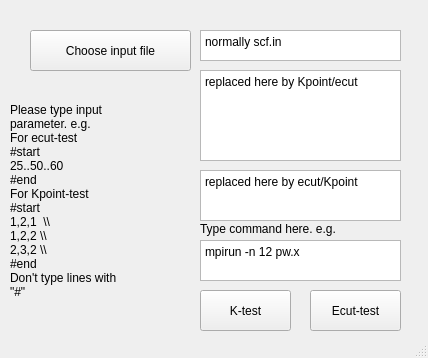
<?xml version="1.0" encoding="UTF-8"?>
<ui version="4.0">
 <class>QEtest</class>
 <widget class="QMainWindow" name="QEtest">
  <property name="geometry">
   <rect>
    <x>0</x>
    <y>0</y>
    <width>428</width>
    <height>358</height>
   </rect>
  </property>
  <property name="windowTitle">
   <string>QEtest</string>
  </property>
  <widget class="QWidget" name="centralwidget">
   <widget class="QPushButton" name="pushButton">
    <property name="geometry">
     <rect>
      <x>30</x>
      <y>30</y>
      <width>161</width>
      <height>41</height>
     </rect>
    </property>
    <property name="text">
     <string>Choose input file</string>
    </property>
   </widget>
   <widget class="QPlainTextEdit" name="plainTextEdit_2">
    <property name="geometry">
     <rect>
      <x>200</x>
      <y>70</y>
      <width>201</width>
      <height>91</height>
     </rect>
    </property>
    <property name="plainText">
     <string>replaced here by Kpoint/ecut</string>
    </property>
   </widget>
   <widget class="QPushButton" name="pushButton_2">
    <property name="geometry">
     <rect>
      <x>310</x>
      <y>290</y>
      <width>91</width>
      <height>41</height>
     </rect>
    </property>
    <property name="text">
     <string>Ecut-test</string>
    </property>
   </widget>
   <widget class="QPushButton" name="pushButton_3">
    <property name="geometry">
     <rect>
      <x>200</x>
      <y>290</y>
      <width>91</width>
      <height>41</height>
     </rect>
    </property>
    <property name="text">
     <string>K-test</string>
    </property>
   </widget>
   <widget class="QLabel" name="label">
    <property name="geometry">
     <rect>
      <x>10</x>
      <y>70</y>
      <width>181</width>
      <height>261</height>
     </rect>
    </property>
    <property name="text">
     <string>Please type input
parameter. e.g.
For ecut-test
#start
25..50..60
#end
For Kpoint-test
#start
1,2,1  \\  
1,2,2 \\  
2,3,2 \\  
#end
Don't type lines with
&quot;#&quot;</string>
    </property>
   </widget>
   <widget class="QPlainTextEdit" name="plainTextEdit_3">
    <property name="geometry">
     <rect>
      <x>200</x>
      <y>240</y>
      <width>201</width>
      <height>41</height>
     </rect>
    </property>
    <property name="plainText">
     <string>mpirun -n 12 pw.x</string>
    </property>
   </widget>
   <widget class="QLabel" name="label_2">
    <property name="geometry">
     <rect>
      <x>200</x>
      <y>220</y>
      <width>201</width>
      <height>18</height>
     </rect>
    </property>
    <property name="text">
     <string>Type command here. e.g.</string>
    </property>
   </widget>
   <widget class="QPlainTextEdit" name="plainTextEdit">
    <property name="geometry">
     <rect>
      <x>200</x>
      <y>30</y>
      <width>201</width>
      <height>31</height>
     </rect>
    </property>
    <property name="plainText">
     <string>normally scf.in</string>
    </property>
   </widget>
   <widget class="QPlainTextEdit" name="plainTextEdit_4">
    <property name="geometry">
     <rect>
      <x>200</x>
      <y>170</y>
      <width>201</width>
      <height>51</height>
     </rect>
    </property>
    <property name="plainText">
     <string>replaced here by ecut/Kpoint</string>
    </property>
   </widget>
  </widget>
  <widget class="QStatusBar" name="statusbar"/>
 </widget>
 <resources/>
 <connections/>
</ui>
